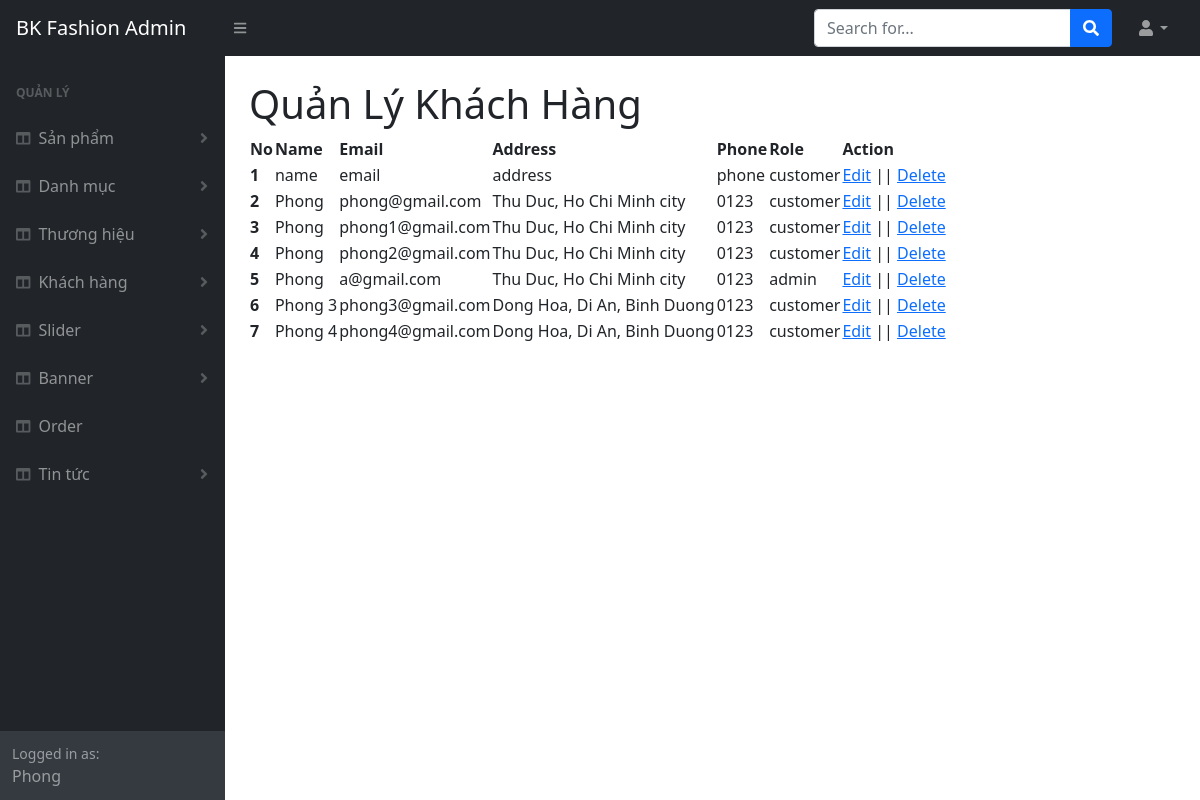
The page /admin/client.php (signed in) on the database as committed earlier.
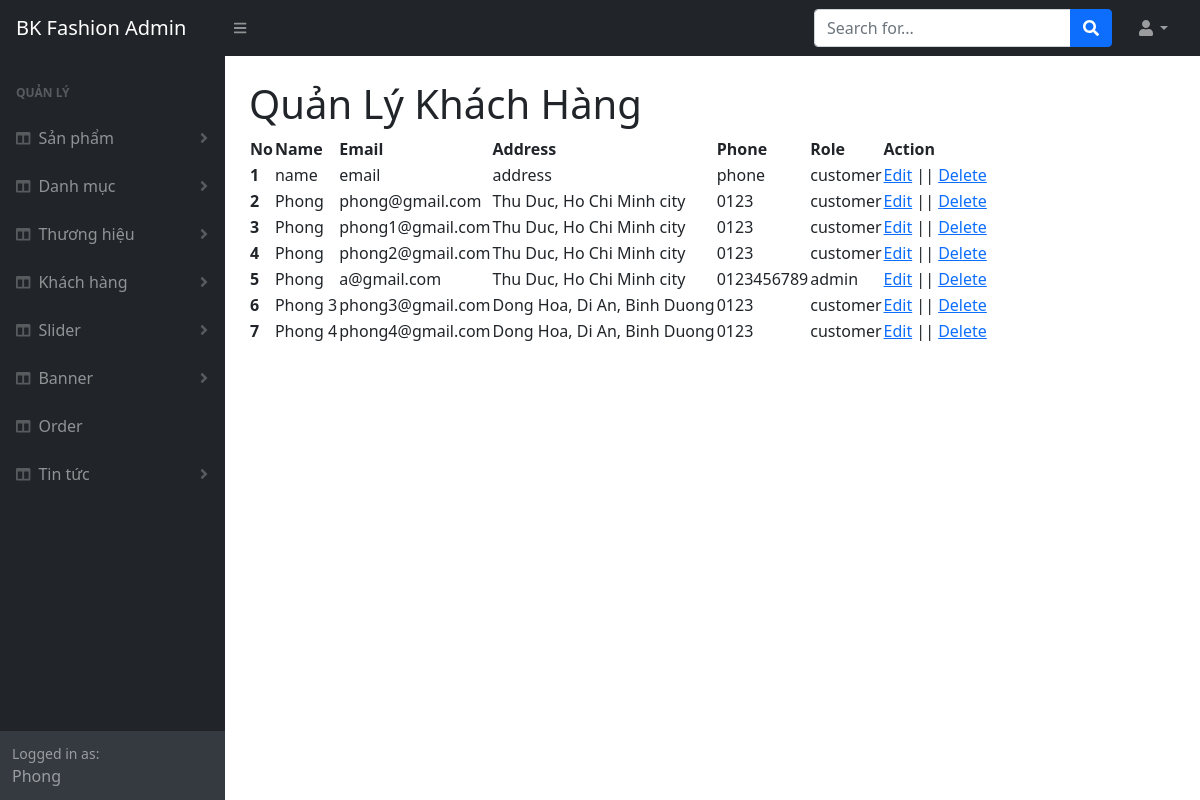
The same page on the database as committed later.
### tables this page shows
CREATE TABLE `tbl_user` (
  `userId` int(11) NOT NULL,
  `name` varchar(255) NOT NULL,
  `email` varchar(255) NOT NULL,
  `address` varchar(255) NOT NULL,
  `phone` varchar(30) NOT NULL,
  `password` varchar(255) NOT NULL,
  `role` varchar(30) NOT NULL
);

### lib/database.php (called while the page is built, shortened)
<?php
Class Database{
   public $host   = DB_HOST;
   public $user   = DB_USER;
   public $pass   = DB_PASS;
   public $dbname = DB_NAME;
   public $link;
private function connectDB(){
   $this->link = new mysqli($this->host, $this->user, $this->pass,
    $this->dbname);
   mysqli_set_charset($this->link,"utf8");
 }
public function select($query){
  $result = $this->link->query($query) or
   die($this->link->error.__LINE__);
  if($result->num_rows > 0){
    return $result;
  } else {
    return false;
  }
 }
}

### classes/user.php (called while the page is built, shortened)
<?php
	$filepath = realpath(dirname(__FILE__));
	include_once ($filepath.'/../lib/database.php');
class user
{
	private $db;
	public function __construct()
	{
		$this->db = new Database();
	}
	public function show_user(){
        $query = "SELECT * FROM tbl_user";
        $result = $this->db->select($query);
        return $result;
    }
}
?>

### admin/client.php (the view, shortened to what this page needs)
<?php include 'inc_admin/header.php' ?>
           <?php include 'inc_admin/sidebar.php' ?>
           <?php include '../classes/user.php';
            $user = new user();
            $result = $user->show_user();
            ?>
            <div id="layoutSidenav_content">
                <main>
                    <div class="container-fluid px-4">
                        <h1 class="mt-4">Quản Lý Khách Hàng</h1>
                        <table id="datatablesSimple">
                            <thead>
                            <tr>
                                <th>No</th>
                                <th>Name</th>
                                <th>Email</th>
                                <th>Address</th>
                                <th>Phone</th>
                                <th>Role</th>
                                <th>Action</th>
                            </tr>
                            </thead>
                            <tbody>
                                <?php
                                $stt = 1;
                                    while($row = $result->fetch_assoc()){
                                        echo
                                        '<tr>
                                        <th scope="row">'.$stt.'</th>
                                        <td>'.$row['name'].'</td>
                                        <td>'.$row['email'].'</td>
                                        <td>'.$row['address'].'</td>
                                        <td>'.$row['phone'].'</td>
                                        <td>'.$row['role'].'</td>
                                        <td>
                                        <a href="clientEdit.php?userId='.$row['userId'].'">Edit</a>
                                        || <a onclick="return confirm(\'Bạn có chắc chắn xóa?\')"  href="?deleteid='.$row['userId'].'">Delete</a>
                                        </td>
                                        </tr>';
                                        $stt++;
                                    }
                                ?>
                            </tbody>
                            </table>
                    </div>
                </main>
            </div>
<?php include 'inc_admin/footer.php' ?>

Rows that differ between the two databases and show on the page:
changed tbl_user "a@gmail.com": phone "0123" → "0123456789"
